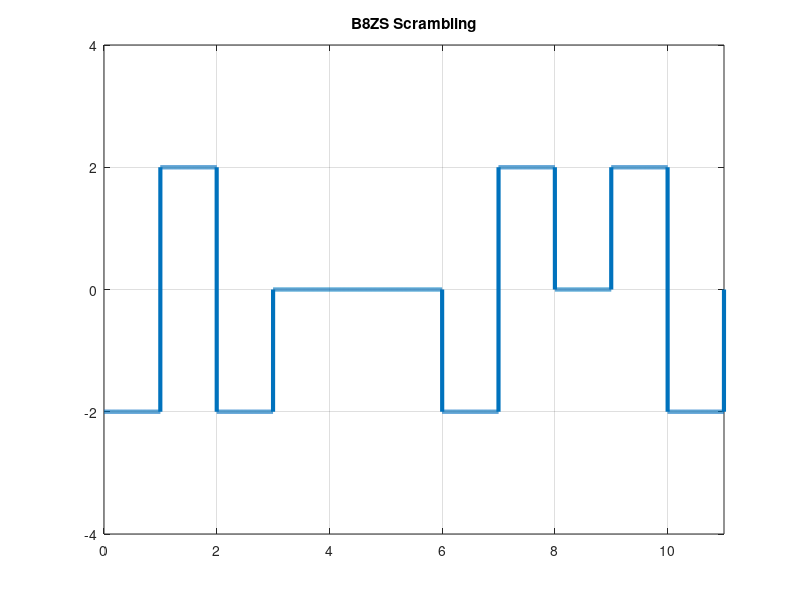

This figure's MATLAB source:
clc;
bits = [1 1 1 0 0 0 0 0 0 0 0];
bitrate = 1;
amplitude = 2;

%Convert To B8ZS
Pscramble = '000+-0-+'; %will be replaced if laststate is +
Nscramble = '000-+0+-'; %will be replaced if laststate is -

b8zs = ''; %converted string
lastState = '+';
i=1;
while i <= length(bits)
  if(bits(i) == 1)
    if(lastState == '+')
      b8zs = strcat(b8zs,'-');
      lastState = '-';
    else
      b8zs = strcat(b8zs,'+');
      lastState = '+';
    end
      
  else %If bit = 0, Checking wether scrambling is needed or not by counting consecutive zeros 
    cnt = 0;
    needScrambling = 0;
    for j=i:length(bits)
      if(bits(j) == 0)
          cnt = cnt + 1;
      else
          break;
      end
      if(cnt == 8)
        needScrambling =  1;
        break;
      end
    end
    
    
    if(needScrambling == 1) %If scrambling is needed
      if lastState == '+'
        b8zs = strcat(b8zs,Pscramble);
        lastState = '+';
      else
        b8zs = strcat(b8zs,Nscramble);
        lastState = '-';
      end
      i = i+7;
      
    else %if scrambling is not needed
      b8zs = strcat(b8zs,'0');
    end
    
  end
  i = i+1;
end


%Encoding
T = length(bits)/bitrate;
n = 1000;
N = length(bits)*n;
dt = T/N;

x = 0:dt:T;
y = zeros(1,length(x));

for k = 0:length(b8zs)-1
  if(b8zs(k+1) == '+') y((k*n)+1 : (k+1)*n) = amplitude;
  elseif(b8zs(k+1) == '-') y((k*n)+1 : (k+1)*n) = -amplitude;
  else y((k*n)+1 : (k+1)*n) = 0;
  end
end

plot(x,y, 'Linewidth', 3);
grid on;
axis([0 T -amplitude-2 amplitude+2]);
title("B8ZS Scrambling");

%Decoding
data = zeros(1,length(bits));
lastState = amplitude;
k = 0;
while k<=length(bits)-1
  if(y((k*n)+1 : (k+1)*n) == 0) data(k+1)=0;
  elseif(y((k*n)+1 : (k+1)*n) == -lastState)
    data(k+1)=1;
    lastState = -lastState;
  else
    for j=k-3 : k+4
      data(j+1) = 0;
    end
    k = k + 4;
  end
  k = k+1;
end
disp(data);